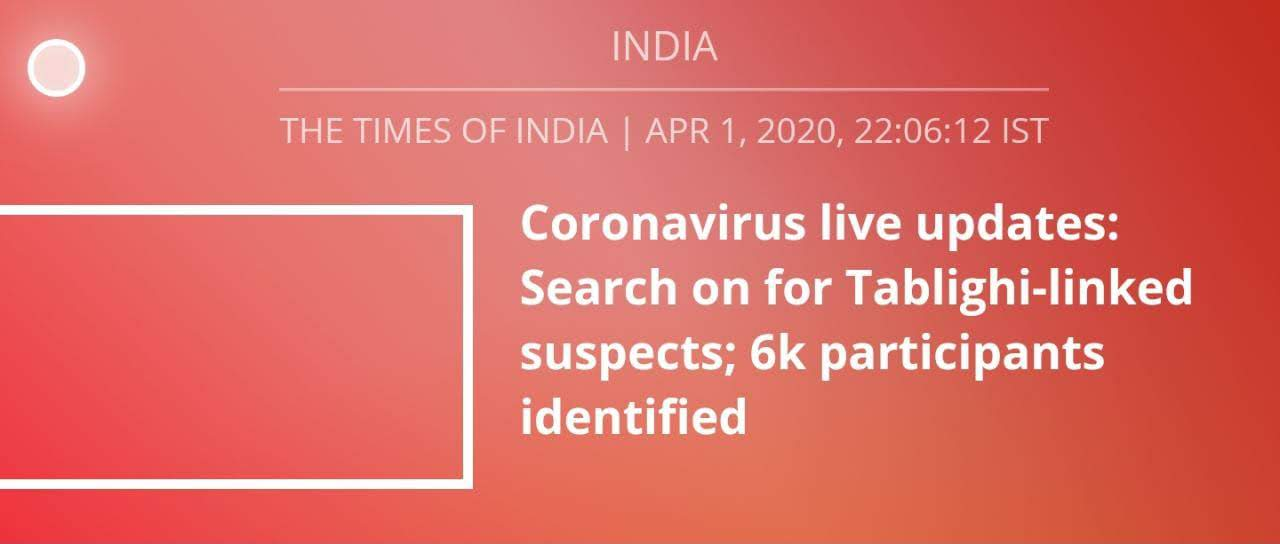
#> input picture red_sample_photo.jpg, 1280 x 544 px
$ jupyter execute Removing_red.ipynb
#> lines starting #> are read from the running program, lines starting #| are printed output that depends on the picture
[cell 1]
import cv2

[cell 2]
photo = cv2.imread('red_sample_photo.jpg')
#> photo is the input picture: shape (544, 1280, 3); mean B, G, R 101.5, 108.3, 222.3

[cell 3]
photo[:, :, 2] = 0
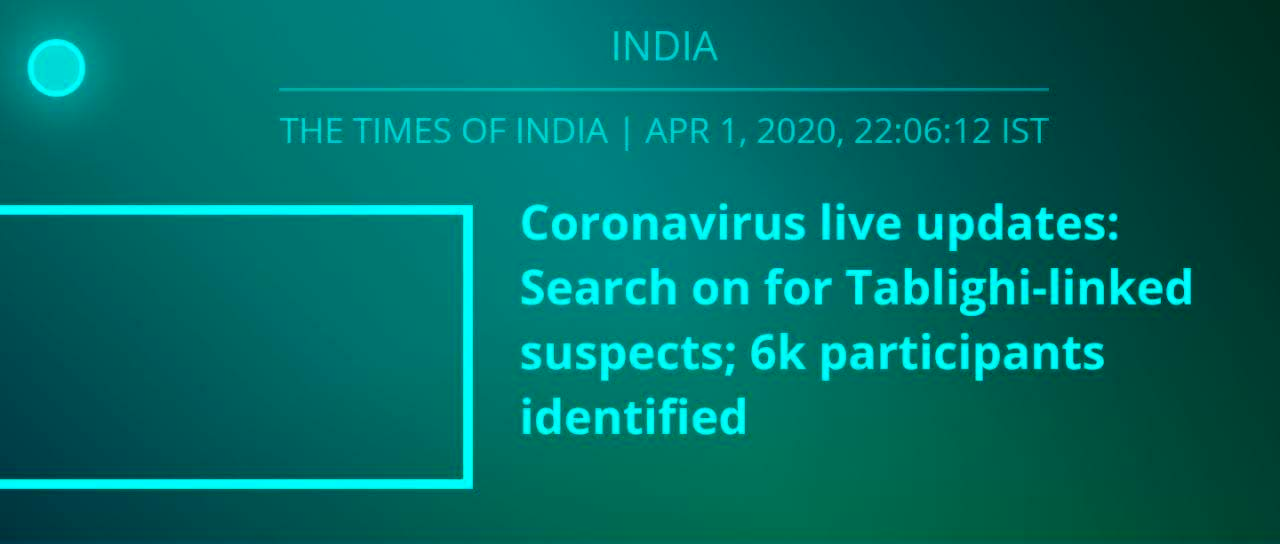
#> photo: shape (544, 1280, 3); mean B, G, R 101.5, 108.3, 0
